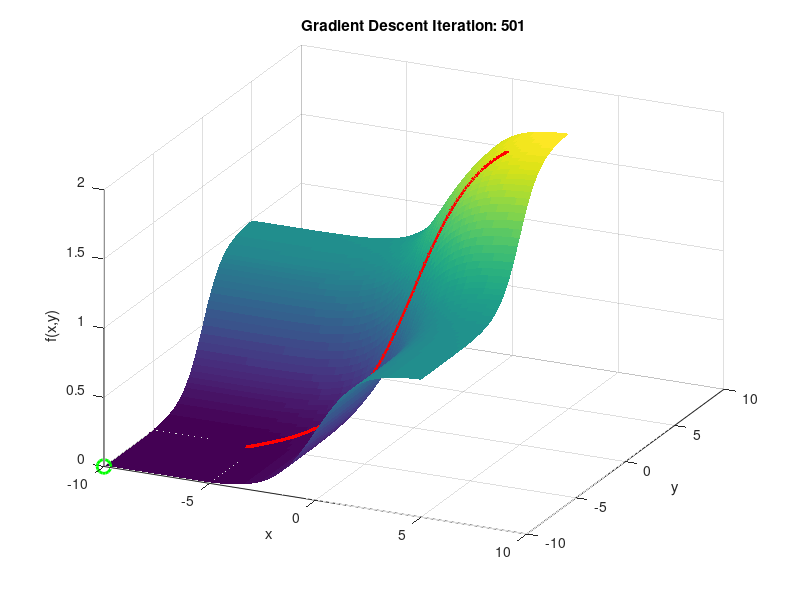

Reproduce this figure in MATLAB.
% Gradient Descent Visualization in 3D
clear; clc; close all;

% Sigmoid-based objective
sigmoid = @(x) 1 ./ (1 + exp(-x));
f = @(x, y) sigmoid(x) + sigmoid(y);

% Gradient of the sigmoid sum
grad = @(x, y) [sigmoid(x) * (1 - sigmoid(x));
                sigmoid(y) * (1 - sigmoid(y))];

% Set parameters
alpha = 0.5;           % Step size. try alpha = 0.1;1.01
max_iter = 500;         % Number of iterations
x0 = [3; 3];          % Starting point
tol = 1e-6;            % tolerance of the gradient

% Create grid for plotting the surface
[xg, yg] = meshgrid(-10:0.2:5, -10:0.2:5);
zg = f(xg, yg);

% Initialize position
x = x0;
history = x;
tic;
% Run gradient descent
for i = 1:max_iter
    g = grad(x(1), x(2));
    x = x - alpha * g;
    history(:, end+1) = x;
    if norm(g) < tol
    disp(['Converged at iteration ', num2str(i)]);
    break;
    end
end

elapsed_time = toc;
fprintf('final obj val: %2.6e\n', f(history(1,end), history(2,end)));
fprintf('elapsed time: %2.6f s\n', elapsed_time);


% Plotting and movie setup
figure;
axis tight manual
set(gca,'nextplot','replacechildren');
% v = VideoWriter('gradient_descent_demo.avi'); 
% open(v);

for k = 1:size(history, 2)
    surf(xg, yg, zg, 'EdgeColor', 'none');
    hold on;
    plot3(history(1,1:k), history(2,1:k), f(history(1,1:k), history(2,1:k)), 'r.-', 'LineWidth', 2, 'MarkerSize', 10);
    plot3(-10, -10, f(-10, -10), 'go', 'MarkerSize', 10, 'LineWidth', 2); % True minimum
    title(['Gradient Descent Iteration: ', num2str(k)]);
    xlabel('x'); ylabel('y'); zlabel('f(x,y)');
    view(25, 30);
    drawnow;
    
    % Write frame to video
    frame = getframe(gcf);
%     writeVideo(v, frame);
    
    hold off;
end
% close(v);

% [EOF]
